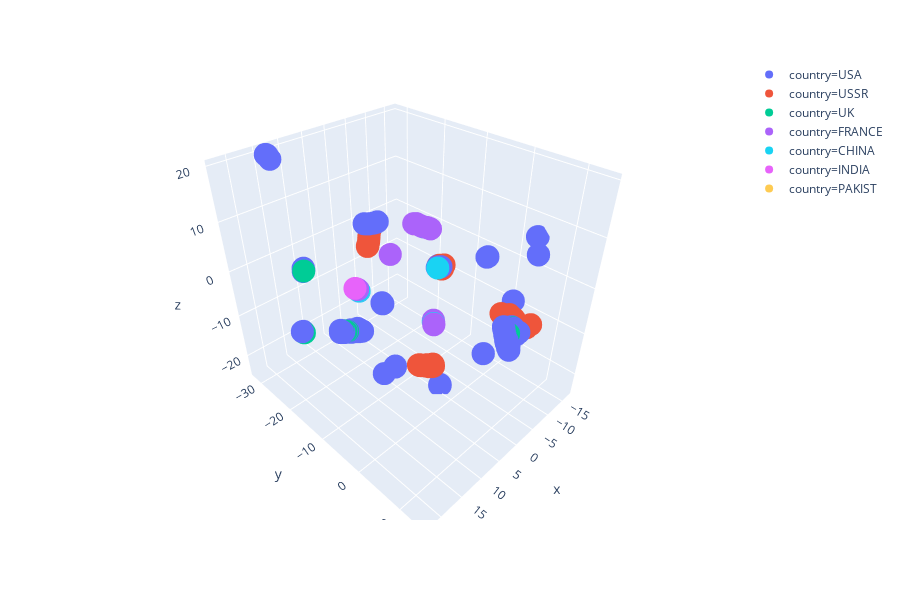

The notebook cell this image was saved under:
### Code cell
# 2d scatterplot
plotly_express.scatter_3d(df1,x='x',y='y',z='z', color='country', 
                       hover_data=['year','country','type','type_cat','region','year'])

### Figure 1 — Plotly figure (JSON) as saved in the notebook; plotly's stock layout.template omitted (floating-point values rounded to 4 significant figures; data arrays with more than 128 entries replaced by an {"elided": "..."} marker saying what was removed)
{"data": [{"customdata": {"elided": "1032x6 mixed values"}, "hoverlabel": {"namelength": 0}, "hovertemplate": "country=%{customdata[1]}<br>x=%{x}<br>y=%{y}<br>z=%{z}<br>year=%{customdata[5]}<br>type=%{customdata[2]}<br>type_cat=%{customdata[3]}<br>region=%{customdata[4]}", "legendgroup": "country=USA", "marker": {"color": "#636efa", "symbol": "circle"}, "mode": "markers", "name": "country=USA", "showlegend": true, "type": "scatter3d", "uid": "8e801114-e56a-4da0-9994-a74f0ffc8ab2", "x": {"elided": "1032 float values"}, "y": {"elided": "1032 float values"}, "z": {"elided": "1032 float values"}}, {"customdata": {"elided": "714x6 mixed values"}, "hoverlabel": {"namelength": 0}, "hovertemplate": "country=%{customdata[1]}<br>x=%{x}<br>y=%{y}<br>z=%{z}<br>year=%{customdata[5]}<br>type=%{customdata[2]}<br>type_cat=%{customdata[3]}<br>region=%{customdata[4]}", "legendgroup": "country=USSR", "marker": {"color": "#EF553B", "symbol": "circle"}, "mode": "markers", "name": "country=USSR", "showlegend": true, "type": "scatter3d", "uid": "0ce6c5d0-63f5-4fd0-ab81-e93f2f6229cc", "x": {"elided": "714 float values"}, "y": {"elided": "714 float values"}, "z": {"elided": "714 float values"}}, {"customdata": {"elided": "45x6 mixed values"}, "hoverlabel": {"namelength": 0}, "hovertemplate": "country=%{customdata[1]}<br>x=%{x}<br>y=%{y}<br>z=%{z}<br>year=%{customdata[5]}<br>type=%{customdata[2]}<br>type_cat=%{customdata[3]}<br>region=%{customdata[4]}", "legendgroup": "country=UK", "marker": {"color": "#00cc96", "symbol": "circle"}, "mode": "markers", "name": "country=UK", "showlegend": true, "type": "scatter3d", "uid": "adcb32d6-7994-476e-a287-d24b4f4df8b7", "x": [3.974, 3.924, 3.912, 3.72, 3.689, 3.719, 3.721, 3.724, 3.724, 3.746, 3.582, 3.729, 3.721, 3.706, 3.694, 1.836, 1.877, 3.715, 3.462, 3.572, 3.711, 12.56, 12.56, 16.97, 17.01, 18.58, 21.01, 3.227, 21.33, 21.38, 21.49, 3.173, 21.57, 21.52, 3.146, 21.81, 21.88, 21.94, 21.92, 21.99, 22.0, 22.06, 22.22, 22.21, 22.21], "y": [12.86, 12.88, 12.89, 12.92, 12.92, 12.92, 12.92, 12.92, 12.92, 12.94, 12.96, 12.94, 12.92, 12.93, 12.94, 12.55, 12.25, 12.93, 12.93, 12.96, 12.93, -26.75, -26.74, -22.26, -22.28, -3.759, -3.609, -1.897, -3.594, -3.614, -3.615, -1.862, -3.624, -3.596, -1.808, -3.511, -3.665, -3.504, -3.497, -3.51, -3.496, -3.505, -3.482, -3.485, -3.463], "z": [1.569, 1.469, 1.458, 1.215, 1.199, 1.215, 1.22, 1.213, 1.214, 1.205, 1.112, 1.202, 1.211, 1.201, 1.189, 1.11, 1.15, 1.205, 1.131, 1.139, 1.205, -1.792, -1.79, -11.4, -11.39, 0.8901, 2.2, 6.168, 2.395, 2.375, 2.435, 6.184, 2.456, 2.477, 6.215, 2.765, 2.565, 2.865, 2.87, 2.952, 2.957, 2.973, 3.094, 3.086, 3.115]}, {"customdata": {"elided": "210x6 mixed values"}, "hoverlabel": {"namelength": 0}, "hovertemplate": "country=%{customdata[1]}<br>x=%{x}<br>y=%{y}<br>z=%{z}<br>year=%{customdata[5]}<br>type=%{customdata[2]}<br>type_cat=%{customdata[3]}<br>region=%{customdata[4]}", "legendgroup": "country=FRANCE", "marker": {"color": "#ab63fa", "symbol": "circle"}, "mode": "markers", "name": "country=FRANCE", "showlegend": true, "type": "scatter3d", "uid": "d005e00d-269f-4814-80a9-9de317b57f9c", "x": {"elided": "210 float values"}, "y": {"elided": "210 float values"}, "z": {"elided": "210 float values"}}, {"customdata": {"elided": "45x6 mixed values"}, "hoverlabel": {"namelength": 0}, "hovertemplate": "country=%{customdata[1]}<br>x=%{x}<br>y=%{y}<br>z=%{z}<br>year=%{customdata[5]}<br>type=%{customdata[2]}<br>type_cat=%{customdata[3]}<br>region=%{customdata[4]}", "legendgroup": "country=CHINA", "marker": {"color": "#19d3f3", "symbol": "circle"}, "mode": "markers", "name": "country=CHINA", "showlegend": true, "type": "scatter3d", "uid": "9bee724c-c2c4-4e52-93f5-2974572b0a48", "x": [15.44, 15.47, 15.45, 15.41, 15.43, 15.35, 15.41, 15.36, 18.16, 15.29, 15.34, 15.26, 15.22, 15.24, 15.35, 3.633, 18.03, 15.24, 15.22, 18.05, 15.33, 15.2, 15.21, 18.02, 15.22, 15.25, 3.553, 3.637, 3.66, 17.91, 17.86, 17.89, 3.608, 17.84, 17.81, 3.585, 3.595, 17.8, 3.6, 3.594, 17.81, 17.81, 17.82, 17.82, 17.83], "y": [8.445, 8.475, 8.454, 8.412, 8.43, 8.356, 8.416, 8.369, -4.705, 8.289, 8.34, 8.238, 8.2, 8.216, 8.351, -1.587, -4.626, 8.192, 8.182, -4.604, 8.33, 8.151, 8.17, -4.586, 8.179, 8.203, -1.636, -4.272, -4.305, -4.445, -4.409, -4.439, -1.61, -4.355, -4.315, -1.62, -1.618, -4.279, -1.613, -1.619, -4.308, -4.299, -4.31, -4.305, -4.309], "z": [7.388, 7.382, 7.377, 7.406, 7.405, 7.4, 7.399, 7.394, 7.987, 7.417, 7.405, 7.451, 7.446, 7.423, 7.465, 6.331, 7.87, 7.389, 7.39, 7.894, 7.406, 7.381, 7.375, 7.81, 7.388, 7.406, 6.285, 12.65, 12.66, 7.748, 7.685, 7.722, 6.298, 7.626, 7.579, 6.289, 6.288, 7.542, 6.296, 6.293, 7.572, 7.564, 7.575, 7.571, 7.574]}, {"customdata": [[1974, "INDIA", "SHAFT", "UNDERGROUND", "POKHRAN", 1974], [1998, "INDIA", "UG", "UNDERGROUND", "POKHRAN", 1998], [1998, "INDIA", "UG", "UNDERGROUND", "POKHRAN", 1998]], "hoverlabel": {"namelength": 0}, "hovertemplate": "country=%{customdata[1]}<br>x=%{x}<br>y=%{y}<br>z=%{z}<br>year=%{customdata[5]}<br>type=%{customdata[2]}<br>type_cat=%{customdata[3]}<br>region=%{customdata[4]}", "legendgroup": "country=INDIA", "marker": {"color": "#e763fa", "symbol": "circle"}, "mode": "markers", "name": "country=INDIA", "showlegend": true, "type": "scatter3d", "uid": "fe5216e8-bf70-4ee8-90c7-61e95267b35b", "x": [18.19, 17.83, 4.567], "y": [-4.729, -4.344, -5.956], "z": [8.013, 7.601, 12.98]}, {"customdata": [[1998, "PAKIST", "UG", "UNDERGROUND", "CHAGAI", 1998], [1998, "PAKIST", "UG", "UNDERGROUND", "KHARAN", 1998]], "hoverlabel": {"namelength": 0}, "hovertemplate": "country=%{customdata[1]}<br>x=%{x}<br>y=%{y}<br>z=%{z}<br>year=%{customdata[5]}<br>type=%{customdata[2]}<br>type_cat=%{customdata[3]}<br>region=%{customdata[4]}", "legendgroup": "country=PAKIST", "marker": {"color": "#FECB52", "symbol": "circle"}, "mode": "markers", "name": "country=PAKIST", "showlegend": true, "type": "scatter3d", "uid": "f8cd8b66-ebfd-4bfe-b0ec-7f75c1244a1f", "x": [4.565, 22.23], "y": [-5.947, -3.48], "z": [13.0, 3.079]}], "layout": {"height": 600, "legend": {"tracegroupgap": 0}, "margin": {"t": 60}, "scene": {"xaxis": {"title": {"text": "x"}}, "yaxis": {"title": {"text": "y"}}, "zaxis": {"title": {"text": "z"}}}}}
